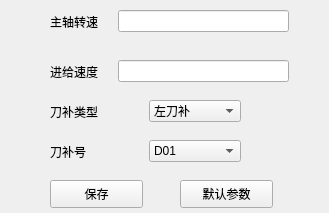
<?xml version="1.0" encoding="UTF-8"?>
<ui version="4.0">
 <class>NCstting</class>
 <widget class="QWidget" name="NCstting">
  <property name="geometry">
   <rect>
    <x>0</x>
    <y>0</y>
    <width>329</width>
    <height>213</height>
   </rect>
  </property>
  <property name="windowTitle">
   <string>数控机床参数选择</string>
  </property>
  <widget class="QPushButton" name="pushButton">
   <property name="geometry">
    <rect>
     <x>50</x>
     <y>180</y>
     <width>93</width>
     <height>28</height>
    </rect>
   </property>
   <property name="text">
    <string>保存</string>
   </property>
  </widget>
  <widget class="QPushButton" name="pushButton_2">
   <property name="geometry">
    <rect>
     <x>180</x>
     <y>180</y>
     <width>93</width>
     <height>28</height>
    </rect>
   </property>
   <property name="text">
    <string>默认参数</string>
   </property>
  </widget>
  <widget class="QWidget" name="layoutWidget">
   <property name="geometry">
    <rect>
     <x>50</x>
     <y>10</y>
     <width>239</width>
     <height>23</height>
    </rect>
   </property>
   <layout class="QHBoxLayout" name="horizontalLayout_2">
    <item>
     <widget class="QLabel" name="label">
      <property name="text">
       <string>主轴转速    </string>
      </property>
     </widget>
    </item>
    <item>
     <widget class="QLineEdit" name="lineEdit"/>
    </item>
   </layout>
  </widget>
  <widget class="QWidget" name="layoutWidget">
   <property name="geometry">
    <rect>
     <x>50</x>
     <y>60</y>
     <width>239</width>
     <height>23</height>
    </rect>
   </property>
   <layout class="QHBoxLayout" name="horizontalLayout_3">
    <item>
     <widget class="QLabel" name="label_2">
      <property name="text">
       <string>进给速度    </string>
      </property>
     </widget>
    </item>
    <item>
     <widget class="QLineEdit" name="lineEdit_2"/>
    </item>
   </layout>
  </widget>
  <widget class="QWidget" name="layoutWidget">
   <property name="geometry">
    <rect>
     <x>50</x>
     <y>100</y>
     <width>191</width>
     <height>23</height>
    </rect>
   </property>
   <layout class="QHBoxLayout" name="horizontalLayout">
    <item>
     <widget class="QLabel" name="label_4">
      <property name="text">
       <string>刀补类型</string>
      </property>
     </widget>
    </item>
    <item>
     <widget class="QComboBox" name="comboBox_daobu">
      <item>
       <property name="text">
        <string>左刀补</string>
       </property>
      </item>
      <item>
       <property name="text">
        <string>右刀补</string>
       </property>
      </item>
     </widget>
    </item>
   </layout>
  </widget>
  <widget class="QWidget" name="">
   <property name="geometry">
    <rect>
     <x>50</x>
     <y>140</y>
     <width>191</width>
     <height>23</height>
    </rect>
   </property>
   <layout class="QHBoxLayout" name="horizontalLayout_4">
    <item>
     <widget class="QLabel" name="label_3">
      <property name="text">
       <string>刀补号</string>
      </property>
     </widget>
    </item>
    <item>
     <widget class="QComboBox" name="comboBox">
      <item>
       <property name="text">
        <string>D01</string>
       </property>
      </item>
      <item>
       <property name="text">
        <string>D02</string>
       </property>
      </item>
      <item>
       <property name="text">
        <string>D11</string>
       </property>
      </item>
      <item>
       <property name="text">
        <string>D12</string>
       </property>
      </item>
     </widget>
    </item>
   </layout>
  </widget>
 </widget>
 <resources/>
 <connections/>
</ui>
